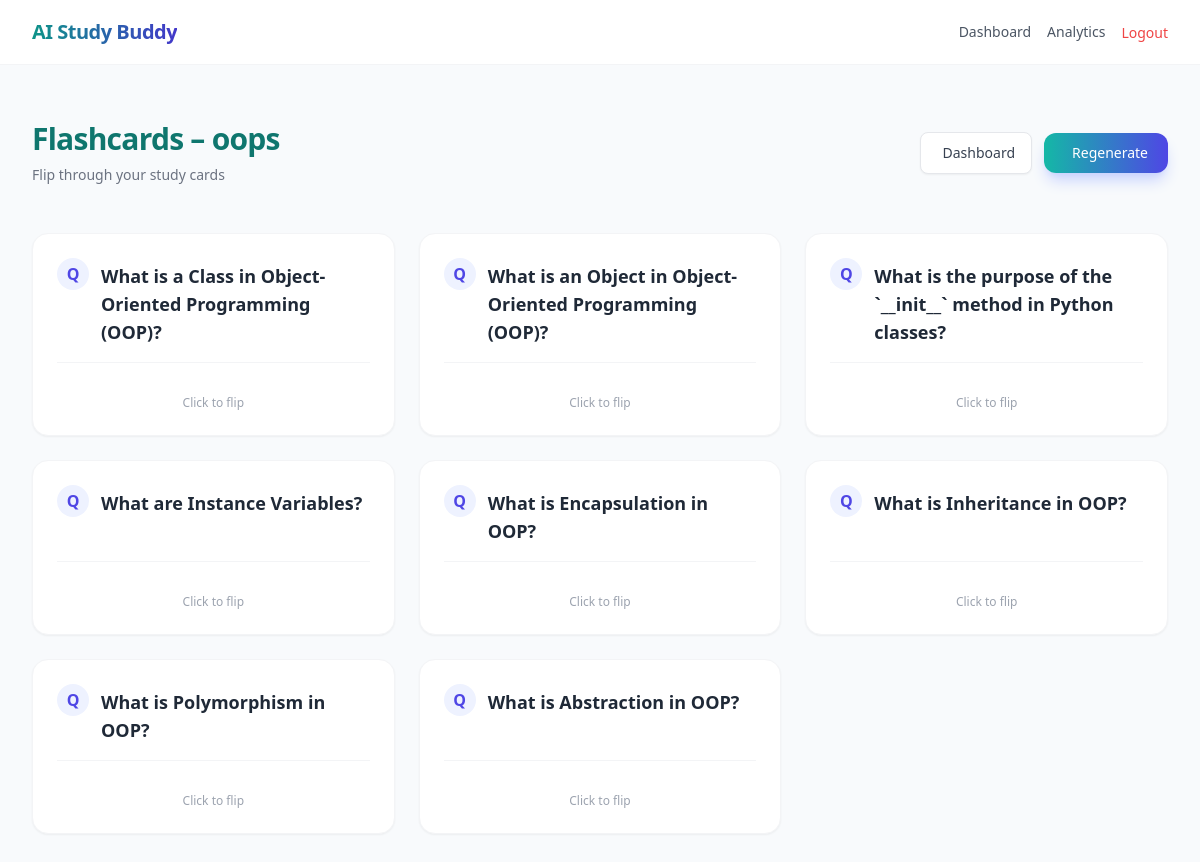
/learning/flashcards/8/ (signed in), run on the app's committed database.
### learning/models.py (models this page shows)
class StudyDocument(models.Model):
    user = models.ForeignKey(User, on_delete=models.CASCADE)
    title = models.CharField(max_length=255)
    file = models.FileField(upload_to='documents/', null=True, blank=True)
    uploaded_at = models.DateTimeField(auto_now_add=True)

class FlashCard(models.Model):
    user = models.ForeignKey(User, on_delete=models.CASCADE)
    document = models.ForeignKey(StudyDocument, on_delete=models.CASCADE)
    question = models.TextField()
    answer = models.TextField()
    created_at = models.DateTimeField(auto_now_add=True)

### learning/views.py (the view)
# urls.py: path("flashcards/<int:doc_id>/", views.flashcards_view, name="flashcards"),
@login_required
def flashcards_view(request, doc_id):
    document = StudyDocument.objects.get(id=doc_id, user=request.user)
    cards = FlashCard.objects.filter(
        user=request.user,
        document=document
    )
    return render(request, "learning/flashcards.html", {
        "cards": cards,
        "document": document
    })

### templates/learning/flashcards.html (shortened to what this page needs)
{% extends 'base.html' %}
{% block content %}
<div class="max-w-6xl mx-auto">
    <div class="flex flex-col md:flex-row md:items-center md:justify-between mb-8 py-4">
        <div>
            <h2 class="text-3xl font-bold text-teal-700 dark:text-teal-400 tracking-tight">
                Flashcards – {{ document.title }}
            </h2>
            <p class="text-sm text-gray-500 dark:text-gray-400 mt-2">Flip through your study cards</p>
        </div>
        <div class="flex items-center gap-3 mt-4 md:mt-0">
            <a href="{% url 'dashboard' %}"
               class="flex items-center gap-1.5 bg-white dark:bg-slate-700 border border-gray-200 dark:border-slate-600 text-gray-700 dark:text-gray-200 text-sm font-medium px-4 py-2.5 rounded-lg hover:border-indigo-300 dark:hover:border-indigo-500 hover:text-indigo-600 dark:hover:text-indigo-400 transition shadow-sm">
                Dashboard
            </a>
            <a href="{% url 'generate_flashcards' document.id %}"
               class="bg-gradient-to-r from-teal-500 to-indigo-600 hover:from-teal-600 hover:to-indigo-700 text-white text-sm font-medium px-5 py-2.5 rounded-xl shadow-lg shadow-indigo-200 dark:shadow-none transform hover:-translate-y-0.5 transition-all flex items-center gap-2">
                Regenerate
            </a>
        </div>
    </div>
    {% if cards %}
        <div class="grid grid-cols-1 md:grid-cols-2 lg:grid-cols-3 gap-6 pb-12">
            {% for card in cards %}
                <div class="group bg-white dark:bg-slate-800 border border-gray-100 dark:border-slate-700 shadow-sm rounded-2xl p-6 hover:shadow-xl dark:hover:shadow-slate-900/50 transition duration-300 flex flex-col h-full cursor-pointer relative overflow-hidden" onclick="this.querySelector('.answer-reveal').classList.toggle('hidden')">
                    <div class="flex items-start gap-3 mb-4">
                        <div class="w-8 h-8 rounded-full bg-indigo-50 dark:bg-indigo-900/50 flex items-center justify-center text-indigo-600 dark:text-indigo-400 font-bold shrink-0">
                            Q
                        </div>
                        <h3 class="font-semibold text-gray-800 dark:text-gray-200 text-lg pt-1">
                            {{ card.question }}
                        </h3>
                    </div>
                    <div class="mt-auto pt-6 border-t border-gray-100 dark:border-slate-700">
                        <p class="text-center text-xs font-medium text-gray-400 dark:text-gray-500 mt-2 group-hover:text-indigo-400 dark:group-hover:text-indigo-300 transition-colors">Click to flip</p>
                    </div>
                </div>
            {% endfor %}
        </div>
    {% endif %}
</div>
{% endblock %}

### data on the page
StudyDocument: title "oops"
FlashCard: question "What is a Class in Object-Oriented Programming (OOP)?"
FlashCard: question "What is an Object in Object-Oriented Programming (OOP)?"
FlashCard: question "What is the purpose of the `__init__` method in Python classes?"
FlashCard: question "What are Instance Variables?"
FlashCard: question "What is Encapsulation in OOP?"
FlashCard: question "What is Inheritance in OOP?"
FlashCard: question "What is Polymorphism in OOP?"
FlashCard: question "What is Abstraction in OOP?"
